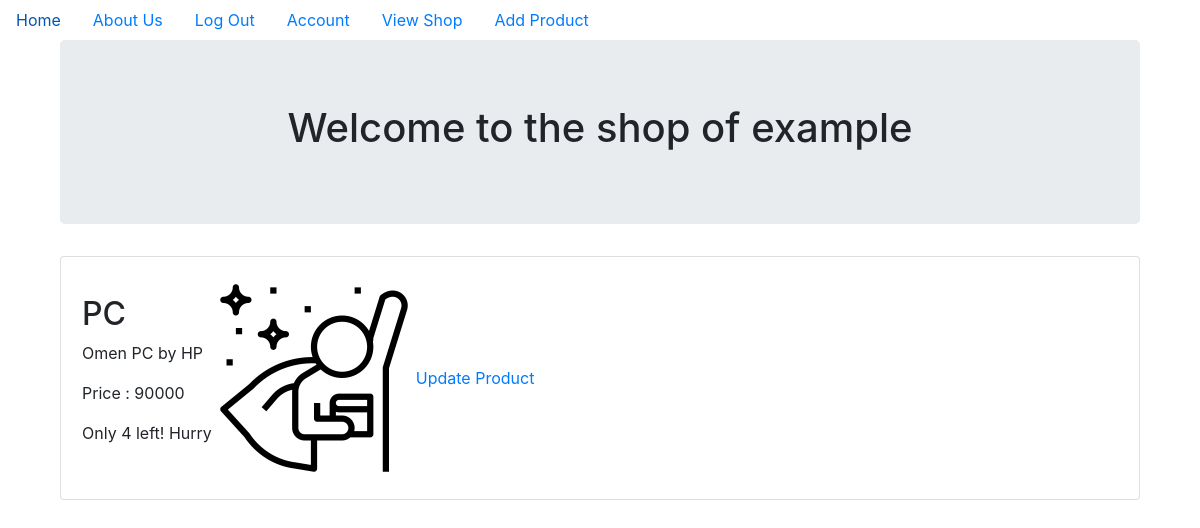
Page /example_shop (signed in) on the committed database.
### shopperstop/models.py (models this page shows, shortened)
class User(db.Model, UserMixin):
    id = db.Column(db.Integer, primary_key = True)
    profile_image = db.Column(db.String(20), nullable=False, default='default_profile.png')
    email = db.Column(db.String(64), unique=True, index=True)
    username = db.Column(db.String(64), unique=True, index=True)
    password_hash = db.Column(db.String(128))
    user_type=db.Column(db.String(128))
    cart = db.relationship('Cart', backref='user_cart', lazy=True)
    sold_by = db.relationship('Product', backref='seller', lazy=True)

class Product(db.Model):
    id = db.Column(db.Integer, primary_key=True)
    sell_id=db.Column(db.Integer, db.ForeignKey('user.id'), nullable=False)
    product_name = db.Column(db.String(140), nullable=False)
    product_desc=db.Column(db.String, nullable=False)
    quantity=db.Column(db.Integer, nullable=False)
    price=db.Column(db.Integer, nullable=False)
    product_image=db.Column(db.String(20), nullable=False, default='default_profile.png')

### shopperstop/users/views.py (the view)
@users.route("/<username>_shop")
@login_required
def shop_view(username):
    if current_user.user_type=='Customer':
        abort(403)
    user=User.query.filter_by(username=username).first_or_404()
    shop=Product.query.filter_by(sell_id=current_user.id)
    return render_template('shop.html', shop=shop, user=user)

### shopperstop/models.py (called while the page is built)
@login_manager.user_loader
def load_user(user_id):
    return User.query.get(user_id)

### shopperstop/templates/shop.html
{% extends "base.html" %}
{% block content %}
<div class="container">
  <div class="jumbotron">
    <div align='center'>
      <h1 >Welcome to the shop of {{user.username}}</h1>
    </div>
  </div>
{% for product in shop %}
<div class="card" >
  <div class="card-body">
    <table>
      <tr>
        <td>
          <h2>{{ product.product_name }}</h2>
          <p>{{ product.product_desc }}</p>
          <p>Price : {{ product.price }}</p>
          <p>Only {{product.quantity}} left! Hurry</p>
        </td>
        <td>
          <img align='center' src="{{ url_for('static', filename='product_pics/' + product.product_image) }}">
        </td>
        <td>
          <a href="{{ url_for('users.update_product', product_id=product.id) }}">Update Product</a>
        </td>
      </tr>
    </table>
  </div>
</div>
{% endfor %}
</div>
{% endblock content %}

### rows in the picture
User: username "example"
Product: product_name "PC", product_desc "Omen PC by HP", price "90000", quantity "4", product_image (placeholder picture)
